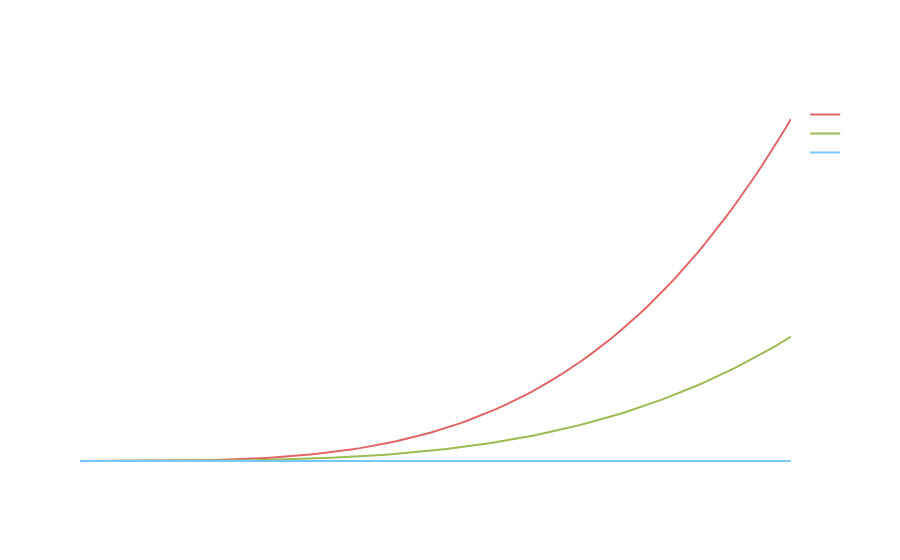

The notebook cell this image was saved under:
### Code cell
# Make very stylish plotly plot of all different wavelengths with colors #e06666, #9dbb53 and #78c7ff
import plotly.graph_objects as go

fig = go.Figure()

# Add the different wavelengths
wavelengths = [0.5, 1.5, 3.5]
colors = ['#e06666', '#9dbb53', '#78c7ff']
index = 0
for wavelength in wavelengths:
    reflectances = []
    for ws in wind_speeds:
        # Evaluate whitecap reflectance
        brdf_values = whitecap_ref(wavelength, ws)
        whitecap_reflectance = np.array(brdf_values).flatten()[0]
        reflectances.append(whitecap_reflectance)
    
    fig.add_trace(go.Scatter(x=wind_speeds, y=reflectances, mode='lines', name=f'{wavelength} μm', line=dict(color=colors[index])))
    index += 1

fig.update_layout(title='Whitecap Reflectance vs Wind Speed',
                    xaxis_title='Wind Speed (m/s)',
                    yaxis_title='Whitecap Reflectance')

# Set the background completely transparent
fig.update_layout({
    'plot_bgcolor': 'rgba(0, 0, 0, 0)',
    'paper_bgcolor': 'rgba(0, 0, 0, 0)'
})

# Add suffix to the y-axis
fig.update_yaxes(tickprefix='', ticksuffix='  ')

# Show legend
fig.update_layout(showlegend=True)

# Color of gridlines and axes
fig.update_layout({
    # Gridlines
    'yaxis': {
        'gridcolor': 'rgba(255, 255, 255, 0.5)',
        'title': {
            'font': {
                'color': 'rgba(255, 255, 255, 1)'
            }
        }
    },
    'xaxis': {
        'gridcolor': 'rgba(255, 255, 255, 0.5)',
        'title': {
            'font': {
                'color': 'rgba(255, 255, 255, 1)'
            }
        }
    },

    # Title
    'title': {
        'font': {
            'color': 'rgba(255, 255, 255, 1)'
        }
    },

    # Tick labels
    'xaxis_tickfont': {
        'color': 'rgba(255, 255, 255, 1)'
    },
    'yaxis_tickfont': {
        'color': 'rgba(255, 255, 255, 1)'
    },

    # Legend
    'legend': {
        'font': {
            'color': 'rgba(255, 255, 255, 1)'
        }
    }
})

fig.show()
